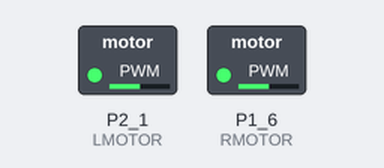
Recording of a sketch running on a simulated TI MSP430 LaunchPad. On the bench: switched loads named in the sketch (green lamp = pin HIGH). Dashed ring = blinking.

Above: at 0.05 s.
Timing chart, 0 to 4.6 s (numbered marks = the images above):
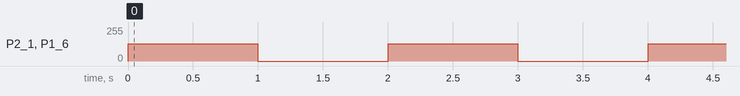

Measured:
- by itself, P2_1 (LMOTOR), P1_6 (RMOTOR): alternates 128/255 for 1.0 s and 0/255 for 1.0 s

The sketch:

sketch_6_4.ino
```cpp
//***************************************************************************************
//  EE40LX
//  Sketch 6.4
//
//  Description;  Switch P2.1 and P1.6 of MSP430 between 3.3V and 0V to create
//                a PWM signal for motor control
//
//  Tom Zajdel
//  University of California, Berkeley
//  February 16, 2015
//
//***************************************************************************************

int LMOTOR = P2_1;     // set LMOTOR as P2.1 alias
int RMOTOR = P1_6;     // set RMOTOR as P1.6 alias

void setup()
{
  pinMode(LMOTOR, OUTPUT);   // set P2.1 as output (LMOTOR)
  pinMode(RMOTOR, OUTPUT);   // set P1.6 as output (RMOTOR)
}

void loop()
{
   analogWrite(RMOTOR,128);  // PWM both motors at 50%
   analogWrite(LMOTOR,128);
   delay(1000);              // let motors run one second
   analogWrite(RMOTOR,0);    // turn both motors off
   analogWrite(LMOTOR,0);
   delay(1000);              // let motors rest one second
}
```
